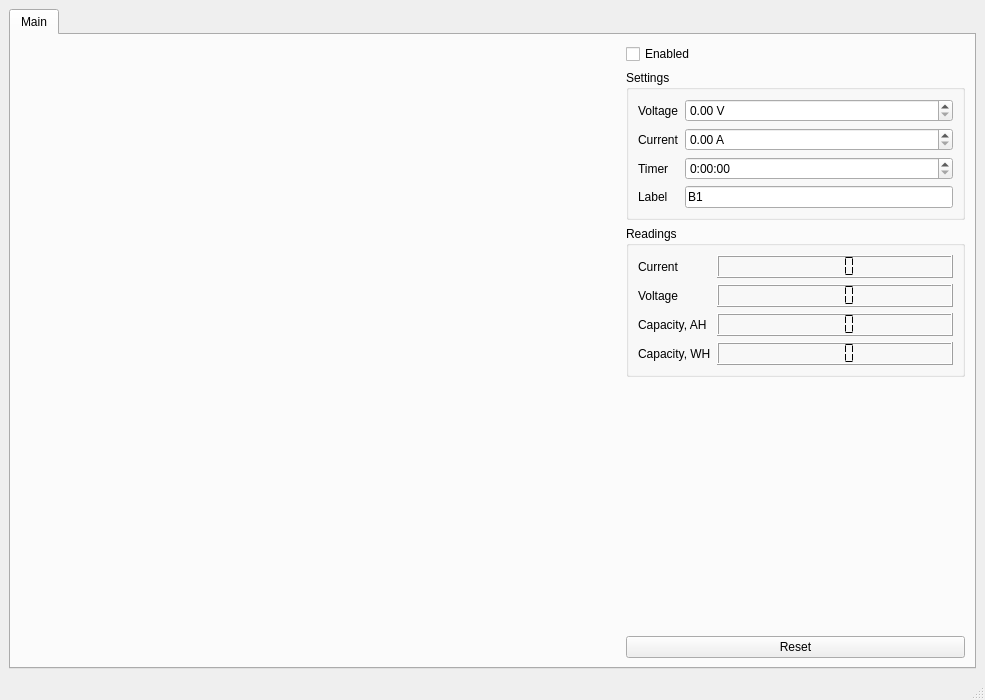
<?xml version="1.0" encoding="UTF-8"?>
<ui version="4.0">
 <class>MainWindow</class>
 <widget class="QMainWindow" name="MainWindow">
  <property name="geometry">
   <rect>
    <x>0</x>
    <y>0</y>
    <width>985</width>
    <height>700</height>
   </rect>
  </property>
  <property name="windowTitle">
   <string>Battery tester</string>
  </property>
  <widget class="QWidget" name="centralwidget">
   <layout class="QGridLayout" name="gridLayout">
    <item row="0" column="0">
     <widget class="QTabWidget" name="tabs">
      <property name="sizePolicy">
       <sizepolicy hsizetype="Expanding" vsizetype="Expanding">
        <horstretch>0</horstretch>
        <verstretch>0</verstretch>
       </sizepolicy>
      </property>
      <property name="currentIndex">
       <number>0</number>
      </property>
      <widget class="QWidget" name="tab1">
       <attribute name="title">
        <string>Main</string>
       </attribute>
       <layout class="QHBoxLayout" name="horizontalLayout_2">
        <item>
         <widget class="QWidget" name="plot_placeholder" native="true">
          <property name="sizePolicy">
           <sizepolicy hsizetype="Minimum" vsizetype="Minimum">
            <horstretch>0</horstretch>
            <verstretch>0</verstretch>
           </sizepolicy>
          </property>
          <property name="minimumSize">
           <size>
            <width>600</width>
            <height>400</height>
           </size>
          </property>
         </widget>
        </item>
        <item>
         <layout class="QVBoxLayout" name="verticalLayout">
          <item>
           <widget class="QCheckBox" name="en_checkbox">
            <property name="text">
             <string>Enabled</string>
            </property>
           </widget>
          </item>
          <item>
           <widget class="QGroupBox" name="ranges">
            <property name="title">
             <string>Settings</string>
            </property>
            <layout class="QFormLayout" name="formLayout">
             <property name="labelAlignment">
              <set>Qt::AlignLeading|Qt::AlignLeft|Qt::AlignVCenter</set>
             </property>
             <item row="0" column="0">
              <widget class="QLabel" name="label">
               <property name="text">
                <string>Voltage</string>
               </property>
              </widget>
             </item>
             <item row="0" column="1">
              <widget class="QDoubleSpinBox" name="set_voltage">
               <property name="minimumSize">
                <size>
                 <width>90</width>
                 <height>0</height>
                </size>
               </property>
               <property name="baseSize">
                <size>
                 <width>90</width>
                 <height>0</height>
                </size>
               </property>
               <property name="prefix">
                <string/>
               </property>
               <property name="suffix">
                <string> V</string>
               </property>
               <property name="singleStep">
                <double>0.100000000000000</double>
               </property>
               <property name="stepType">
                <enum>QAbstractSpinBox::AdaptiveDecimalStepType</enum>
               </property>
              </widget>
             </item>
             <item row="1" column="0">
              <widget class="QLabel" name="label_2">
               <property name="text">
                <string>Current</string>
               </property>
              </widget>
             </item>
             <item row="1" column="1">
              <widget class="QDoubleSpinBox" name="set_current">
               <property name="minimumSize">
                <size>
                 <width>90</width>
                 <height>0</height>
                </size>
               </property>
               <property name="baseSize">
                <size>
                 <width>90</width>
                 <height>0</height>
                </size>
               </property>
               <property name="suffix">
                <string> A</string>
               </property>
               <property name="singleStep">
                <double>0.100000000000000</double>
               </property>
               <property name="stepType">
                <enum>QAbstractSpinBox::AdaptiveDecimalStepType</enum>
               </property>
              </widget>
             </item>
             <item row="2" column="0">
              <widget class="QLabel" name="label_7">
               <property name="text">
                <string>Timer</string>
               </property>
              </widget>
             </item>
             <item row="2" column="1">
              <widget class="QTimeEdit" name="timerEdit">
               <property name="enabled">
                <bool>true</bool>
               </property>
               <property name="minimumSize">
                <size>
                 <width>90</width>
                 <height>0</height>
                </size>
               </property>
               <property name="baseSize">
                <size>
                 <width>90</width>
                 <height>0</height>
                </size>
               </property>
               <property name="currentSection">
                <enum>QDateTimeEdit::MinuteSection</enum>
               </property>
               <property name="displayFormat">
                <string>h:mm:ss</string>
               </property>
              </widget>
             </item>
             <item row="3" column="0">
              <widget class="QLabel" name="label_8">
               <property name="text">
                <string>Label</string>
               </property>
              </widget>
             </item>
             <item row="3" column="1">
              <widget class="QLineEdit" name="lineEdit">
               <property name="sizePolicy">
                <sizepolicy hsizetype="Minimum" vsizetype="Fixed">
                 <horstretch>0</horstretch>
                 <verstretch>0</verstretch>
                </sizepolicy>
               </property>
               <property name="minimumSize">
                <size>
                 <width>90</width>
                 <height>0</height>
                </size>
               </property>
               <property name="baseSize">
                <size>
                 <width>90</width>
                 <height>0</height>
                </size>
               </property>
               <property name="text">
                <string>B1</string>
               </property>
               <property name="maxLength">
                <number>10</number>
               </property>
              </widget>
             </item>
            </layout>
           </widget>
          </item>
          <item>
           <widget class="QGroupBox" name="groupBox">
            <property name="title">
             <string>Readings</string>
            </property>
            <layout class="QFormLayout" name="formLayout_2">
             <item row="0" column="0">
              <widget class="QLabel" name="label_3">
               <property name="text">
                <string>Current</string>
               </property>
              </widget>
             </item>
             <item row="0" column="1">
              <widget class="QLCDNumber" name="readCurrent">
               <property name="digitCount">
                <number>4</number>
               </property>
               <property name="segmentStyle">
                <enum>QLCDNumber::Flat</enum>
               </property>
              </widget>
             </item>
             <item row="1" column="0">
              <widget class="QLabel" name="label_4">
               <property name="text">
                <string>Voltage</string>
               </property>
              </widget>
             </item>
             <item row="1" column="1">
              <widget class="QLCDNumber" name="readVoltage">
               <property name="smallDecimalPoint">
                <bool>false</bool>
               </property>
               <property name="digitCount">
                <number>4</number>
               </property>
               <property name="segmentStyle">
                <enum>QLCDNumber::Flat</enum>
               </property>
              </widget>
             </item>
             <item row="2" column="0">
              <widget class="QLabel" name="label_5">
               <property name="text">
                <string>Capacity, AH</string>
               </property>
              </widget>
             </item>
             <item row="2" column="1">
              <widget class="QLCDNumber" name="readCapAH">
               <property name="digitCount">
                <number>4</number>
               </property>
               <property name="segmentStyle">
                <enum>QLCDNumber::Flat</enum>
               </property>
              </widget>
             </item>
             <item row="3" column="0">
              <widget class="QLabel" name="label_6">
               <property name="text">
                <string>Capacity, WH</string>
               </property>
              </widget>
             </item>
             <item row="3" column="1">
              <widget class="QLCDNumber" name="readCapWH">
               <property name="digitCount">
                <number>4</number>
               </property>
               <property name="segmentStyle">
                <enum>QLCDNumber::Flat</enum>
               </property>
              </widget>
             </item>
            </layout>
           </widget>
          </item>
          <item>
           <spacer name="verticalSpacer">
            <property name="orientation">
             <enum>Qt::Vertical</enum>
            </property>
            <property name="sizeHint" stdset="0">
             <size>
              <width>20</width>
              <height>40</height>
             </size>
            </property>
           </spacer>
          </item>
          <item>
           <widget class="QPushButton" name="resetButton">
            <property name="text">
             <string>Reset</string>
            </property>
           </widget>
          </item>
         </layout>
        </item>
       </layout>
      </widget>
     </widget>
    </item>
   </layout>
  </widget>
  <widget class="QStatusBar" name="statusbar"/>
 </widget>
 <resources/>
 <connections/>
</ui>
